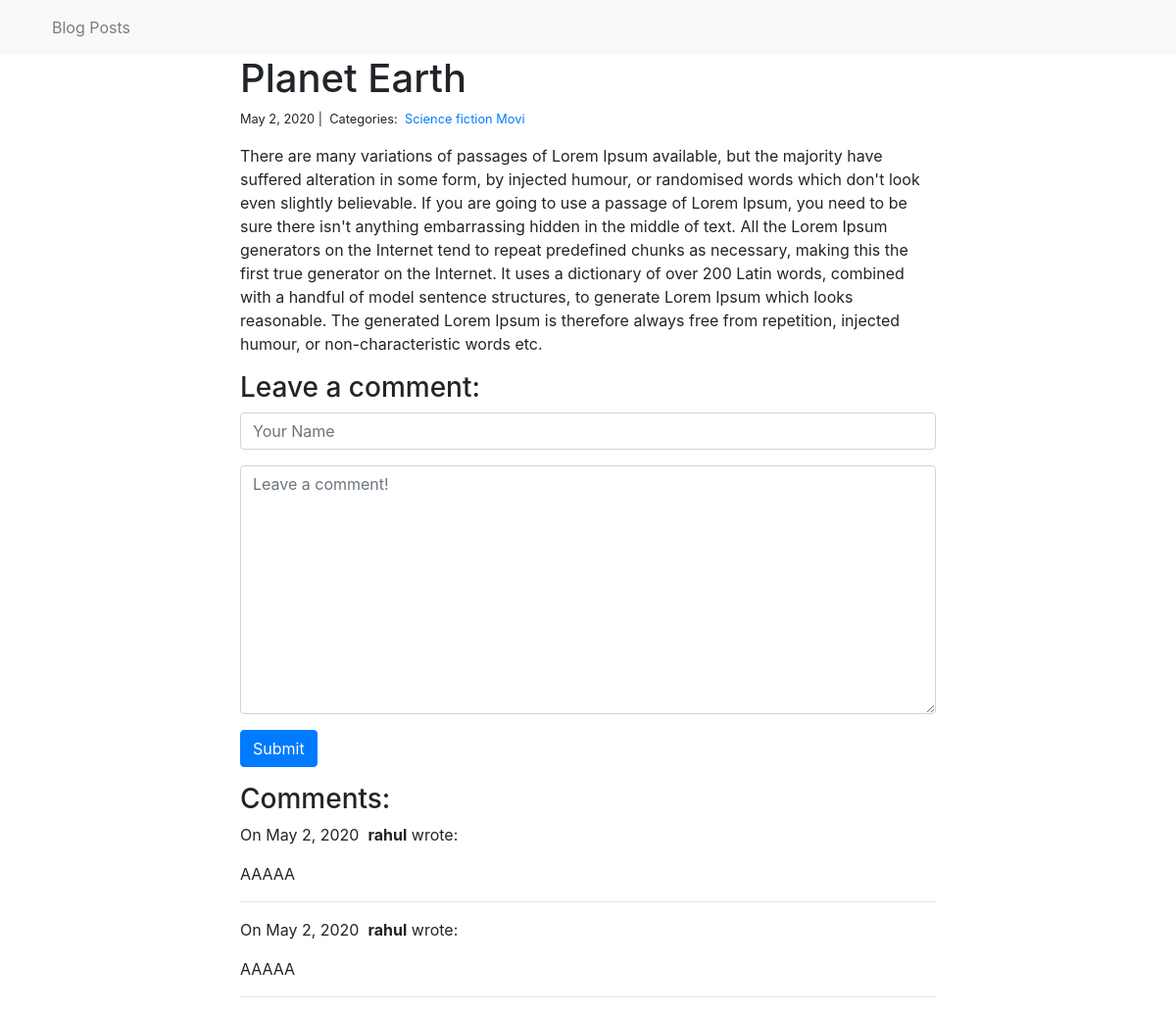
Screenshot of /BLOG_POSTS/3/ with the database file from the repository.
### BLOG_POSTS/models.py (models this page shows)
class Post(models.Model):
    title = models.CharField(max_length=255)
    body = models.TextField()
    created_on = models.DateTimeField(auto_now_add=True)
    last_modified = models.DateTimeField(auto_now=True)
    categories = models.ManyToManyField('Category', related_name='posts')

class Category(models.Model):
    name = models.CharField(max_length=20)

class Comment(models.Model):
    author = models.CharField(max_length=60)
    body = models.TextField()
    created_on = models.DateTimeField(auto_now_add=True)
    post = models.ForeignKey('Post', on_delete=models.CASCADE)

### BLOG_POSTS/views.py (the view, shortened to what this page needs)
# urls.py: path("<int:pk>/", views.BLOG_POSTS_detail, name="BLOG_POSTS_detail"),
def BLOG_POSTS_detail(request, pk):
    post = Post.objects.get(pk=pk)
    form = CommentForm()
    comments = Comment.objects.filter(post=post)
    context = {
        "post": post,
        "comments": comments,
        "form": form,
    }
    return render(request, "BLOG_POSTS_detail.html", context)

### BLOG_POSTS/forms.py
class CommentForm(forms.Form):
    author = forms.CharField(
        max_length=60,
        widget=forms.TextInput(attrs={
            "class": "form-control",
            "placeholder": "Your Name"
        })
    )
    body = forms.CharField(widget=forms.Textarea(
        attrs={
            "class": "form-control",
            "placeholder": "Leave a comment!"
        })
    )

### BLOG_POSTS/TEMPLATES/BLOG_POSTS_detail.html (shortened to what this page needs)
{% extends "base.html" %}
{% block page_content %}
<div class="col-md-8 offset-md-2">
    <h1>{{ post.title }}</h1>
    <small>
        {{ post.created_on.date }} |&nbsp;
        Categories:&nbsp;
        {% for category in post.categories.all %}
        <a href="{% url 'BLOG_POSTS_category' category.name %}">
            {{ category.name }}
        </a>&nbsp;
        {% endfor %}
    </small>
    <p>{{ post.body | linebreaks }}</p>
    <h3>Leave a comment:</h3>
    <form action="/BLOG_POSTS/{{ post.pk }}/" method="post">
        <div class="form-group">
            {{ form.author }}
        </div>
        <div class="form-group">
            {{ form.body }}
        </div>
        <button type="submit" class="btn btn-primary">Submit</button>
    </form>
    <h3>Comments:</h3>
    {% for comment in comments %}
    <p>
        On {{comment.created_on.date }}&nbsp;
        <b>{{ comment.author }}</b> wrote:
    </p>
    <p>{{ comment.body }}</p>
    <hr>
    {% endfor %}
</div>
{% endblock %}

### rows the page displays
Post: title "Planet Earth", created_on "May 2, 2020", body "There are many variations of passages of Lorem Ipsum available, but the majority have suffered alteration in some form, by injected humour, or randomised words which don't look even slightly believable. If you are going to use a passage of Lorem Ipsum, you need to be sure there isn't anything embarrassing hidden in the middle of text. All the Lorem Ipsum generators on the Internet tend to repeat predefined chunks as necessary, making this the first true generator on the Internet. It uses a dictionary of over 200 Latin words, combined with a handful of model sentence structures, to generate Lorem Ipsum which looks reasonable. The generated Lorem Ipsum is therefore always free from…"
Category: name "Science fiction Movi"
Comment: created_on "May 2, 2020", author "rahul", body "AAAAA"
Comment: created_on "May 2, 2020", author "rahul", body "AAAAA"
